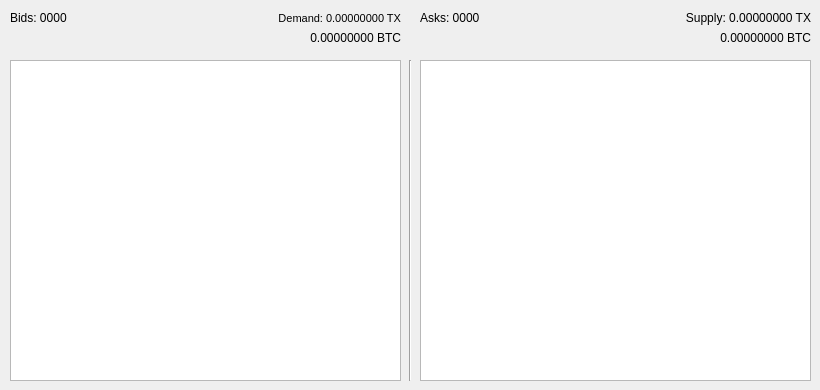
   <widget class="QWidget" name="OrderBook">
    <attribute name="title">
     <string>Order Book</string>
    </attribute>
    <widget class="QTableWidget" name="BidsTable">
     <property name="geometry">
      <rect>
       <x>10</x>
       <y>60</y>
       <width>391</width>
       <height>321</height>
      </rect>
     </property>
     <property name="font">
      <font>
       <pointsize>9</pointsize>
       <weight>50</weight>
       <bold>false</bold>
      </font>
     </property>
    </widget>
    <widget class="QTableWidget" name="AsksTable">
     <property name="geometry">
      <rect>
       <x>420</x>
       <y>60</y>
       <width>391</width>
       <height>321</height>
      </rect>
     </property>
     <property name="font">
      <font>
       <pointsize>9</pointsize>
       <weight>50</weight>
       <bold>false</bold>
      </font>
     </property>
    </widget>
    <widget class="QLabel" name="BidsCount">
     <property name="geometry">
      <rect>
       <x>10</x>
       <y>10</y>
       <width>91</width>
       <height>16</height>
      </rect>
     </property>
     <property name="text">
      <string>Bids: 0000</string>
     </property>
    </widget>
    <widget class="QLabel" name="AsksCount">
     <property name="geometry">
      <rect>
       <x>420</x>
       <y>10</y>
       <width>91</width>
       <height>16</height>
      </rect>
     </property>
     <property name="text">
      <string>Asks: 0000</string>
     </property>
    </widget>
    <widget class="QLabel" name="TXSupply">
     <property name="geometry">
      <rect>
       <x>570</x>
       <y>10</y>
       <width>241</width>
       <height>16</height>
      </rect>
     </property>
     <property name="text">
      <string>Supply: 0.00000000 TX</string>
     </property>
     <property name="alignment">
      <set>Qt::AlignRight|Qt::AlignTrailing|Qt::AlignVCenter</set>
     </property>
    </widget>
    <widget class="QLabel" name="TXDemand">
     <property name="geometry">
      <rect>
       <x>160</x>
       <y>10</y>
       <width>241</width>
       <height>16</height>
      </rect>
     </property>
     <property name="font">
      <font>
       <pointsize>8</pointsize>
      </font>
     </property>
     <property name="text">
      <string>Demand: 0.00000000 TX</string>
     </property>
     <property name="alignment">
      <set>Qt::AlignRight|Qt::AlignTrailing|Qt::AlignVCenter</set>
     </property>
    </widget>
    <widget class="QLabel" name="BtcDemand">
     <property name="geometry">
      <rect>
       <x>220</x>
       <y>30</y>
       <width>181</width>
       <height>16</height>
      </rect>
     </property>
     <property name="text">
      <string>0.00000000 BTC</string>
     </property>
     <property name="alignment">
      <set>Qt::AlignRight|Qt::AlignTrailing|Qt::AlignVCenter</set>
     </property>
    </widget>
    <widget class="QLabel" name="BtcSupply">
     <property name="geometry">
      <rect>
       <x>630</x>
       <y>30</y>
       <width>181</width>
       <height>16</height>
      </rect>
     </property>
     <property name="text">
      <string>0.00000000 BTC</string>
     </property>
     <property name="alignment">
      <set>Qt::AlignRight|Qt::AlignTrailing|Qt::AlignVCenter</set>
     </property>
    </widget>
    <widget class="Line" name="line">
     <property name="geometry">
      <rect>
       <x>400</x>
       <y>60</y>
       <width>20</width>
       <height>321</height>
      </rect>
     </property>
     <property name="orientation">
      <enum>Qt::Vertical</enum>
     </property>
    </widget>
   </widget>
